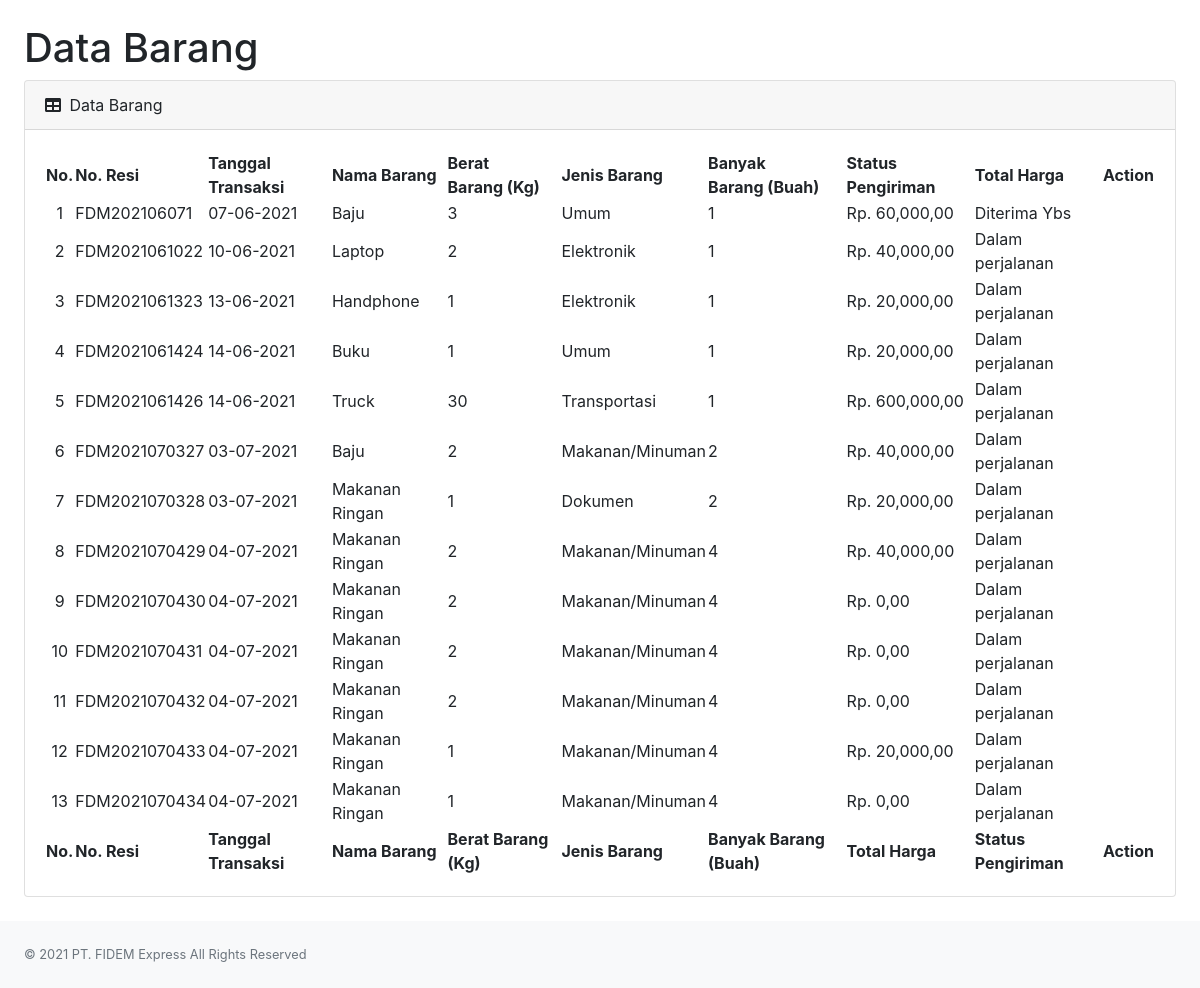
/admin/databarang.php, run on the app's committed database.
### tables this page shows
CREATE TABLE `order` (
  `id` int(11) NOT NULL,
  `no_resi` varchar(50) NOT NULL,
  `tgl_transaksi` varchar(25) NOT NULL,
  `nama_pengirim` varchar(100) NOT NULL,
  `asal_pengirim` varchar(50) NOT NULL,
  `alamat_pengirim` varchar(500) NOT NULL,
  `pos_pengirim` varchar(10) NOT NULL,
  `nomor_pengirim` varchar(25) NOT NULL,
  `nama_penerima` varchar(100) NOT NULL,
  `asal_penerima` varchar(50) NOT NULL,
  `alamat_penerima` varchar(500) NOT NULL,
  `pos_penerima` varchar(10) NOT NULL,
  `nomor_penerima` varchar(25) NOT NULL,
  `nama_barang` varchar(50) NOT NULL,
  `berat_barang` varchar(10) NOT NULL,
  `jenis_barang` varchar(30) NOT NULL,
  `banyak_barang` varchar(5) NOT NULL,
  `total_transaksi` varchar(50) NOT NULL,
  `status` varchar(100) NOT NULL
);

### admin/functions.php (called while the page is built, shortened)
<?php
function rupiah($harga)
{
    $hasil = "Rp. " . number_format($harga, '2', ',', ',');
    return $hasil;
}

### admin/databarang.php (the view, shortened to what this page needs)
<?php
require "functions.php";
?>
<!DOCTYPE html>
<html lang="en">
<head>
    <link href="https://cdn.jsdelivr.net/npm/simple-datatables@latest/dist/style.css" rel="stylesheet" />
    <link href="css/styles.css" rel="stylesheet" />
    <link rel="stylesheet" href="https://stackpath.bootstrapcdn.com/bootstrap/4.5.0/css/bootstrap.min.css">
    <link rel="stylesheet" href="https://maxcdn.bootstrapcdn.com/font-awesome/4.7.0/css/font-awesome.min.css">
</head>
        <div id="layoutSidenav_content">
            <main>
                <div class="container-fluid px-4">
                    <h1 class="mt-4">Data Barang</h1>
                    <div class="card mb-4">
                        <div class="card-header">
                            <i class="fas fa-table me-1"></i> Data Barang
                        </div>
                        <div class="card-body">
                            <table id="datatablesSimple">
                                <thead>
                                    <tr>
                                        <th style="text-align: center;">No.</th>
                                        <th>No. Resi</th>
                                        <th>Tanggal Transaksi</th>
                                        <th>Nama Barang</th>
                                        <th>Berat <br> Barang (Kg)</th>
                                        <th>Jenis Barang</th>
                                        <th>Banyak <br> Barang (Buah)</th>
                                        <th>Status Pengiriman</th>
                                        <th>Total Harga</th>
                                        <th>Action</th>
                                    </tr>
                                </thead>
                                <tfoot>
                                    <tr>
                                        <th style="text-align: center;">No.</th>
                                        <th>No. Resi</th>
                                        <th>Tanggal Transaksi</th>
                                        <th>Nama Barang</th>
                                        <th>Berat Barang (Kg)</th>
                                        <th>Jenis Barang</th>
                                        <th>Banyak Barang (Buah)</th>
                                        <th>Total Harga</th>
                                        <th>Status Pengiriman</th>
                                        <th>Action</th>
                                    </tr>
                                </tfoot>
                                <?php
                                $no = 1;
                                $data = mysqli_query($conn, "SELECT * from `order`");
                                while ($d = mysqli_fetch_array($data)) {
                                ?>
                                    <tr>
                                        <td style="text-align: center;"><?php echo $no++; ?></td>
                                        <td><?php echo $d['no_resi']; ?></td>
                                        <td><?php echo $d['tgl_transaksi']; ?></td>
                                        <td><?php echo $d['nama_barang']; ?></td>
                                        <td><?php echo $d['berat_barang']; ?></td>
                                        <td><?php echo $d['jenis_barang']; ?></td>
                                        <td><?php echo $d['banyak_barang']; ?></td>
                                        <td><?php echo rupiah($d['total_transaksi']); ?></td>
                                        <td><?php echo $d['status']; ?></td>
                                        <td style="color: #a0a5b1; margin: 0 5px;">
                        </div>
                    <?php
                                }
                    ?>
        <footer class="py-4 bg-light mt-auto">
            <div class="container-fluid px-4">
                <div class="d-flex align-items-center justify-content-between small">
                    <div class="text-muted">&copy; 2021 PT. FIDEM Express All Rights Reserved</div>
                </div>
            </div>
        </footer>
    </body>
</html>

### data on the page
order: no_resi "FDM202106071", tgl_transaksi "07-06-2021", nama_barang "Baju", berat_barang "3", jenis_barang "Umum", banyak_barang "1", total_transaksi "Rp. 60,000,00", status "Diterima Ybs"
order: no_resi "FDM2021061022", tgl_transaksi "10-06-2021", nama_barang "Laptop", berat_barang "2", jenis_barang "Elektronik", banyak_barang "1", total_transaksi "Rp. 40,000,00", status "Dalam perjalanan"
order: no_resi "FDM2021061323", tgl_transaksi "13-06-2021", nama_barang "Handphone", berat_barang "1", jenis_barang "Elektronik", banyak_barang "1", total_transaksi "Rp. 20,000,00", status "Dalam perjalanan"
order: no_resi "FDM2021061424", tgl_transaksi "14-06-2021", nama_barang "Buku", berat_barang "1", jenis_barang "Umum", banyak_barang "1", total_transaksi "Rp. 20,000,00", status "Dalam perjalanan"
order: no_resi "FDM2021061426", tgl_transaksi "14-06-2021", nama_barang "Truck", berat_barang "30", jenis_barang "Transportasi", banyak_barang "1", total_transaksi "Rp. 600,000,00", status "Dalam perjalanan"
order: no_resi "FDM2021070327", tgl_transaksi "03-07-2021", nama_barang "Baju", berat_barang "2", jenis_barang "Makanan/Minuman", banyak_barang "2", total_transaksi "Rp. 40,000,00", status "Dalam perjalanan"
order: no_resi "FDM2021070328", tgl_transaksi "03-07-2021", nama_barang "Makanan Ringan", berat_barang "1", jenis_barang "Dokumen", banyak_barang "2", total_transaksi "Rp. 20,000,00", status "Dalam perjalanan"
order: no_resi "FDM2021070429", tgl_transaksi "04-07-2021", nama_barang "Makanan Ringan", berat_barang "2", jenis_barang "Makanan/Minuman", banyak_barang "4", total_transaksi "Rp. 40,000,00", status "Dalam perjalanan"
order: no_resi "FDM2021070430", tgl_transaksi "04-07-2021", nama_barang "Makanan Ringan", berat_barang "2", jenis_barang "Makanan/Minuman", banyak_barang "4", total_transaksi "Rp. 0,00", status "Dalam perjalanan"
order: no_resi "FDM2021070431", tgl_transaksi "04-07-2021", nama_barang "Makanan Ringan", berat_barang "2", jenis_barang "Makanan/Minuman", banyak_barang "4", total_transaksi "Rp. 0,00", status "Dalam perjalanan"
order: no_resi "FDM2021070432", tgl_transaksi "04-07-2021", nama_barang "Makanan Ringan", berat_barang "2", jenis_barang "Makanan/Minuman", banyak_barang "4", total_transaksi "Rp. 0,00", status "Dalam perjalanan"
order: no_resi "FDM2021070433", tgl_transaksi "04-07-2021", nama_barang "Makanan Ringan", berat_barang "1", jenis_barang "Makanan/Minuman", banyak_barang "4", total_transaksi "Rp. 20,000,00", status "Dalam perjalanan"
order: no_resi "FDM2021070434", tgl_transaksi "04-07-2021", nama_barang "Makanan Ringan", berat_barang "1", jenis_barang "Makanan/Minuman", banyak_barang "4", total_transaksi "Rp. 0,00", status "Dalam perjalanan"
